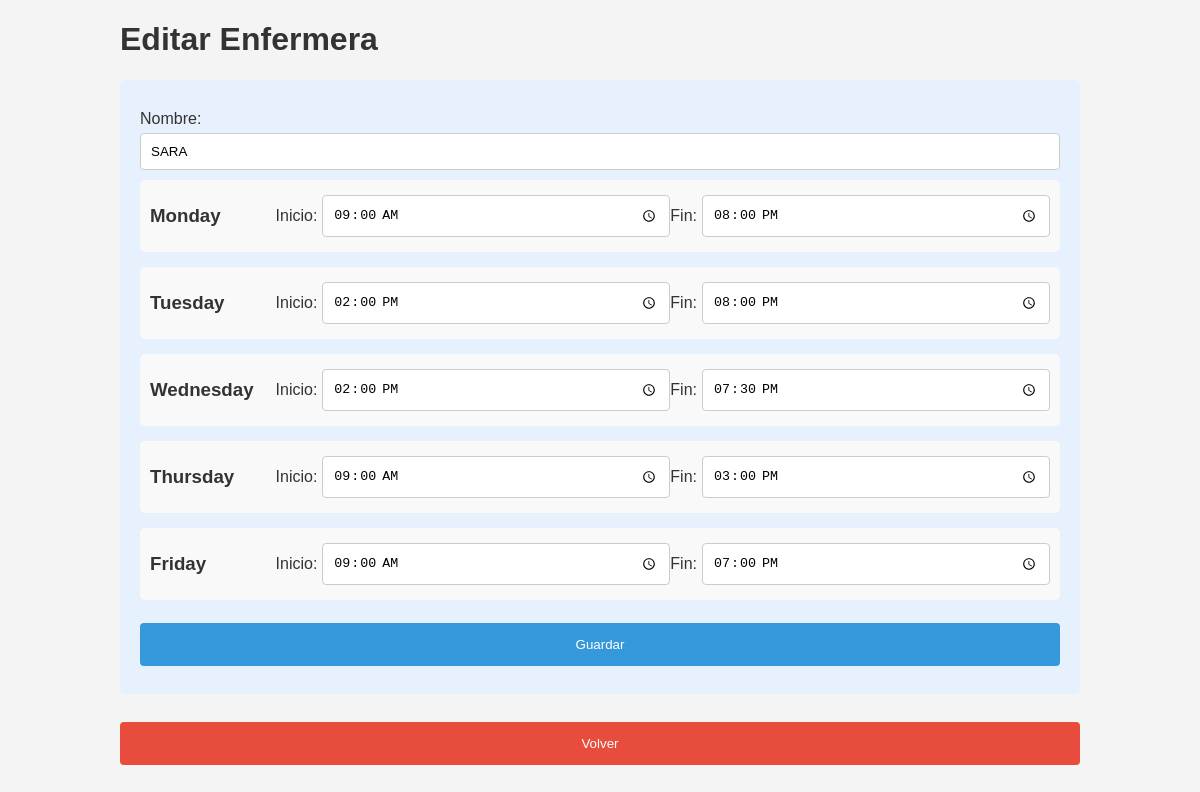
Screenshot of /edit_nurse_form/2 with the database file from the repository.
### models.py (models this page shows)
class Nurse(db.Model):
    id = db.Column(db.Integer, primary_key=True)
    name = db.Column(db.String(50), nullable=False)
    availabilities = db.relationship('Availability', backref='nurse', cascade='all, delete-orphan', lazy=True)

class Availability(db.Model):
    id = db.Column(db.Integer, primary_key=True)
    nurse_id = db.Column(db.Integer, db.ForeignKey('nurse.id'), nullable=False)
    day = db.Column(db.String(50), nullable=False)
    start_time = db.Column(db.String(5), nullable=False)
    end_time = db.Column(db.String(5), nullable=False)

### app.py (the view)
@app.route('/edit_nurse_form/<int:nurse_id>')
def edit_nurse_form(nurse_id):
    nurse = Nurse.query.get(nurse_id)
    return render_template('edit_nurse_form.html', nurse=nurse)

### templates/edit_nurse_form.html (shortened to what this page needs)
<!DOCTYPE html>
<html lang="en">
<head>
    <link rel="stylesheet" href="{{ url_for('static', filename='styles.css') }}">
</head>
<body>
    <div class="container">
        <h1>Editar Enfermera</h1>
        <form action="/edit_nurse/{{ nurse.id }}" method="post">
            <label for="name">Nombre:</label>
            <input type="text" id="name" name="name" value="{{ nurse.name }}" required>
            {% for day in ['Monday', 'Tuesday', 'Wednesday', 'Thursday', 'Friday'] %}
                <div class="day-group">
                    <h3>{{ day }}</h3>
                    <label for="{{ day.lower() }}_start">Inicio:</label>
                    <input type="time" id="{{ day.lower() }}_start" name="{{ day.lower() }}_start" value="{% for availability in nurse.availabilities if availability.day == day %}{{ availability.start_time }}{% endfor %}">
                    <label for="{{ day.lower() }}_end">Fin:</label>
                    <input type="time" id="{{ day.lower() }}_end" name="{{ day.lower() }}_end" value="{% for availability in nurse.availabilities if availability.day == day %}{{ availability.end_time }}{% endfor %}">
                </div>
            {% endfor %}
            <button type="submit">Guardar</button>
        </form>
        <button class="cancel" onclick="window.location.href='/'">Volver</button>
    </div>
</body>
</html>

### static/styles.css (style rules this page uses)
body { font-family: Arial, sans-serif; background-color: #f4f4f4; margin: 0; padding: 0; }
.container { width: 80%; margin: auto; overflow: hidden; }
h1, h2, h3 { color: #333; }
form { background: #e7f0fd; padding: 20px; margin-bottom: 20px; border-radius: 5px; }
label { display: block; margin-top: 10px; color: #333; }
input[type="text"], input[type="time"] { width: 100%; padding: 10px; margin: 5px 0 10px 0; display: inline-block; border: 1px solid #ccc; border-radius: 4px; box-sizing: border-box; }
button { width: 100%; background-color: #3498db; color: white; padding: 14px 20px; margin: 8px 0; border: none; border-radius: 4px; cursor: pointer; }
button.cancel { background-color: #e74c3c; }

### templates/edit_nurse_form.html (style rules this page uses)
.day-group { background: #f9f9f9; padding: 10px; border-radius: 5px; margin-bottom: 15px; display: flex; align-items: center; justify-content: space-between; }
.day-group h3 { margin: 0; padding-right: 10px; flex: 1; }
.day-group label { margin-top: 0; margin-right: 5px; color: #333; }
.day-group input[type="time"] { width: calc(40% - 12px); margin: 5px 0 5px 0; padding: 10px; display: inline-block; border: 1px solid #ccc; border-radius: 4px; box-sizing: border-box; }

### rows the page displays
Nurse: name "SARA"
Availability: start_time "09:00", end_time "20:00"
Availability: start_time "14:00", end_time "20:00"
Availability: start_time "14:00", end_time "19:30"
Availability: start_time "09:00", end_time "15:00"
Availability: start_time "09:00", end_time "19:00"

### other values shown
{{ day }} "Monday" "Tuesday" "Wednesday" "Thursday" "Friday"
